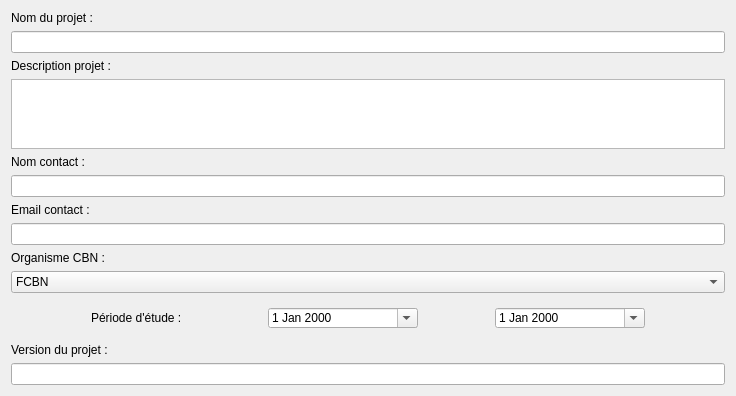
                  <widget class="QWidget" name="scrollAreaWidgetContents_3">
                   <property name="geometry">
                    <rect>
                     <x>0</x>
                     <y>0</y>
                     <width>736</width>
                     <height>377</height>
                    </rect>
                   </property>
                   <layout class="QGridLayout" name="gridLayout_2">
                    <item row="4" column="0">
                     <widget class="QLabel" name="label_49">
                      <property name="text">
                       <string>Nom contact :</string>
                      </property>
                     </widget>
                    </item>
                    <item row="8" column="0">
                     <widget class="QLabel" name="label_32">
                      <property name="text">
                       <string>Organisme CBN :</string>
                      </property>
                     </widget>
                    </item>
                    <item row="6" column="0">
                     <widget class="QLabel" name="label_51">
                      <property name="text">
                       <string>Email contact :</string>
                      </property>
                     </widget>
                    </item>
                    <item row="7" column="0">
                     <widget class="QLineEdit" name="UI_contactEmail">
                      <property name="statusTip">
                       <string>email</string>
                      </property>
                      <property name="text">
                       <string/>
                      </property>
                     </widget>
                    </item>
                    <item row="0" column="0">
                     <widget class="QLabel" name="label_63">
                      <property name="text">
                       <string>Nom du projet :</string>
                      </property>
                     </widget>
                    </item>
                    <item row="10" column="0">
                     <widget class="QWidget" name="widget_2" native="true">
                      <layout class="QHBoxLayout" name="horizontalLayout">
                       <item>
                        <widget class="QLabel" name="label_50">
                         <property name="minimumSize">
                          <size>
                           <width>100</width>
                           <height>0</height>
                          </size>
                         </property>
                         <property name="maximumSize">
                          <size>
                           <width>50</width>
                           <height>20</height>
                          </size>
                         </property>
                         <property name="text">
                          <string>Période d'étude :</string>
                         </property>
                         <property name="scaledContents">
                          <bool>false</bool>
                         </property>
                        </widget>
                       </item>
                       <item>
                        <widget class="QDateEdit" name="UI_startDate">
                         <property name="maximumSize">
                          <size>
                           <width>150</width>
                           <height>20</height>
                          </size>
                         </property>
                         <property name="calendarPopup">
                          <bool>true</bool>
                         </property>
                        </widget>
                       </item>
                       <item>
                        <widget class="QDateEdit" name="UI_endDate">
                         <property name="maximumSize">
                          <size>
                           <width>150</width>
                           <height>20</height>
                          </size>
                         </property>
                         <property name="baseSize">
                          <size>
                           <width>0</width>
                           <height>0</height>
                          </size>
                         </property>
                         <property name="calendarPopup">
                          <bool>true</bool>
                         </property>
                        </widget>
                       </item>
                      </layout>
                     </widget>
                    </item>
                    <item row="5" column="0">
                     <widget class="QLineEdit" name="UI_contactName"/>
                    </item>
                    <item row="1" column="0">
                     <widget class="QLineEdit" name="UI_projectName">
                      <property name="text">
                       <string/>
                      </property>
                     </widget>
                    </item>
                    <item row="2" column="0">
                     <widget class="QLabel" name="label_21">
                      <property name="text">
                       <string>Description projet : </string>
                      </property>
                     </widget>
                    </item>
                    <item row="9" column="0">
                     <widget class="QComboBox" name="UI_cbnOrganisation">
                      <item>
                       <property name="text">
                        <string>FCBN</string>
                       </property>
                      </item>
                      <item>
                       <property name="text">
                        <string>CBN de Bailleul</string>
                       </property>
                      </item>
                      <item>
                       <property name="text">
                        <string>CBN de Franche-Comté</string>
                       </property>
                      </item>
                      <item>
                       <property name="text">
                        <string>CBN de Corse</string>
                       </property>
                      </item>
                      <item>
                       <property name="text">
                        <string>CBN du Bassin parisien</string>
                       </property>
                      </item>
                      <item>
                       <property name="text">
                        <string>CBN Méditerranéen de Porquerolles</string>
                       </property>
                      </item>
                      <item>
                       <property name="text">
                        <string>CBN Alpin</string>
                       </property>
                      </item>
                      <item>
                       <property name="text">
                        <string>CBN Nord-Est</string>
                       </property>
                      </item>
                      <item>
                       <property name="text">
                        <string>CBN Sud-Atlantique</string>
                       </property>
                      </item>
                      <item>
                       <property name="text">
                        <string>CBN de Brest</string>
                       </property>
                      </item>
                      <item>
                       <property name="text">
                        <string>CBN des Pyrénées et de Midi-Pyrénées</string>
                       </property>
                      </item>
                      <item>
                       <property name="text">
                        <string>CBN du Massif Central</string>
                       </property>
                      </item>
                      <item>
                       <property name="text">
                        <string>CBN Mascarin</string>
                       </property>
                      </item>
                      <item>
                       <property name="text">
                        <string>CB des Iles de Guadeloupe</string>
                       </property>
                      </item>
                      <item>
                       <property name="text">
                        <string>CB de Guyane</string>
                       </property>
                      </item>
                      <item>
                       <property name="text">
                        <string>CB de Martinique</string>
                       </property>
                      </item>
                     </widget>
                    </item>
                    <item row="3" column="0">
                     <widget class="QPlainTextEdit" name="UI_projectDescription"/>
                    </item>
                    <item row="12" column="0">
                     <widget class="QLabel" name="label_31">
                      <property name="text">
                       <string>Version du projet :</string>
                      </property>
                     </widget>
                    </item>
                    <item row="13" column="0">
                     <widget class="QLineEdit" name="UI_projectVersion"/>
                    </item>
                   </layout>
                  </widget>
